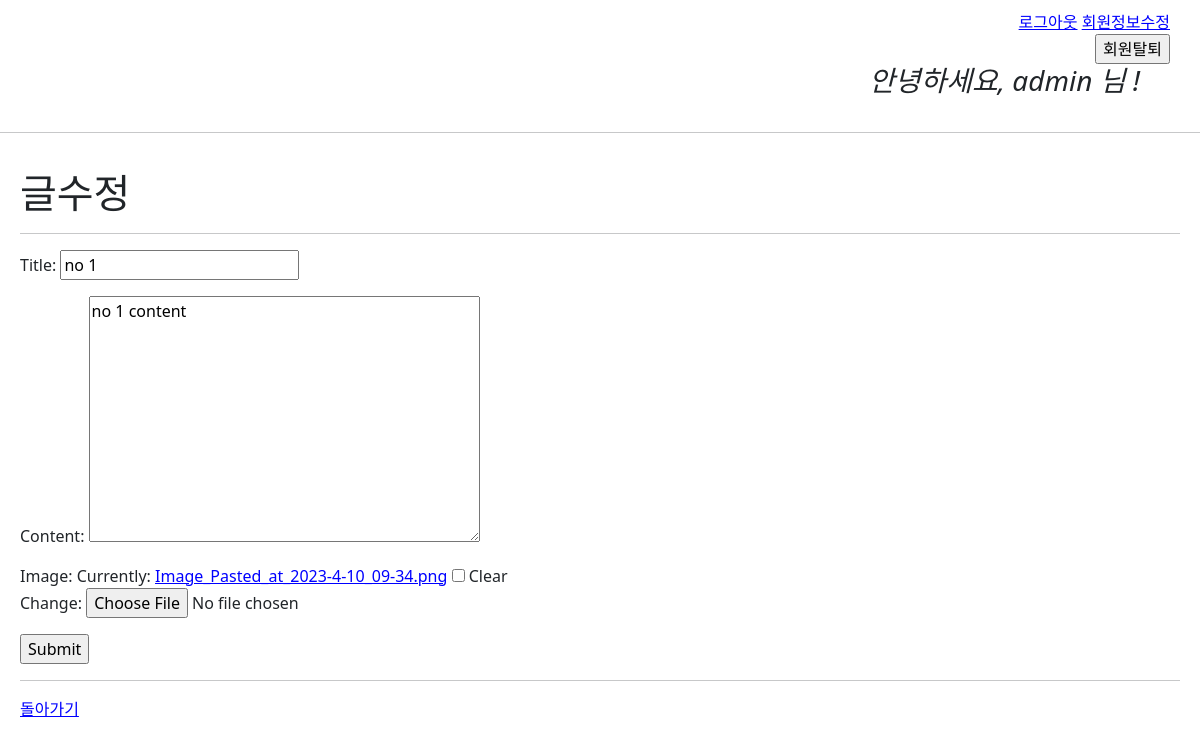
/articles/1/update/ (signed in), run on the app's committed database.
### accounts/models.py (models this page shows)
class User(AbstractUser):
    pass

### articles/models.py (models this page shows, shortened)
class Article(models.Model):
    user = models.ForeignKey(settings.AUTH_USER_MODEL, on_delete=models.CASCADE)
    title = models.CharField(max_length=30)
    content = models.TextField()
    image = models.ImageField(blank=True, null=True)
    created_at = models.DateTimeField(auto_now_add=True)
    updated_at = models.DateTimeField(auto_now=True)

### articles/views.py (the view)
# urls.py: path('update/', views.update, name="update"),
def update(request, pk):
    article = Article.objects.get(pk=pk)
    if request.user == article.user:
        if request.method == 'POST':
            form = ArticleForm(request.POST, request.FILES, instance=article)
            if form.is_valid():
                form.save()
                return redirect('articles:detail', pk=article.pk)
        else:
            form = ArticleForm(instance=article)
    else:
        return redirect('articles:detail', article.pk)
    context = {'form': form, 'article': article}
    return render(request, 'articles/update.html', context)

### articles/forms.py
class ArticleForm(forms.ModelForm):
    class Meta:
        model = Article
        exclude = ('user',)

### articles/templates/articles/update.html
{% extends 'base.html' %}
{% block content %}
  <h1>글수정</h1>
  <hr />
  <form action="{% url 'articles:update' article.pk %}" method="POST"  enctype='multipart/form-data'>
    {% csrf_token %} {{form.as_p}}
    <input type="submit" />
  </form>
  <hr />
  <a href="{% url 'articles:detail' article.pk %}">돌아가기</a>
{% endblock content %}

### templates/base.html (shortened to what this page needs)
{% load static %}
<!DOCTYPE html>
<html lang="en">
  <head>
    <link href="https://cdn.jsdelivr.net/npm/bootstrap@5.3.0-alpha1/dist/css/bootstrap.min.css" rel="stylesheet">
    <link rel="stylesheet" href="{% static 'base.css' %}">
  </head>
  <body>
    <div id="nav">
      {% if user.is_authenticated %}
        <a href="{% url 'accounts:logout' %}">로그아웃</a>
        <a href="{% url 'accounts:update' %}">회원정보수정</a>
        <form action="{% url 'accounts:delete' %}" method="POST">
          <input type="submit" value="회원탈퇴">
        </form>
        <h3 id="user-hello"><i>안녕하세요, {{user}} 님 !</i></h3>
      {% else %}
        <a href="{% url 'accounts:signup' %}">회원가입</a>
        <a href="{% url 'accounts:login' %}">로그인</a>
      {% endif %}
    </div>
    <hr>
    <div id="content">
      {% block content %}{% endblock content %}
    </div>
  </body>
</html>

### static/base.css (style rules this page uses)
a { color: blue; }
#content { padding: 20px; }
#nav { text-align: right; padding: 10px 30px 10px; }
#user-hello { text-align: right; padding-right: 30px; }

### data on the page
User: username "admin"
Article: title "no 1", content "no 1 content"
